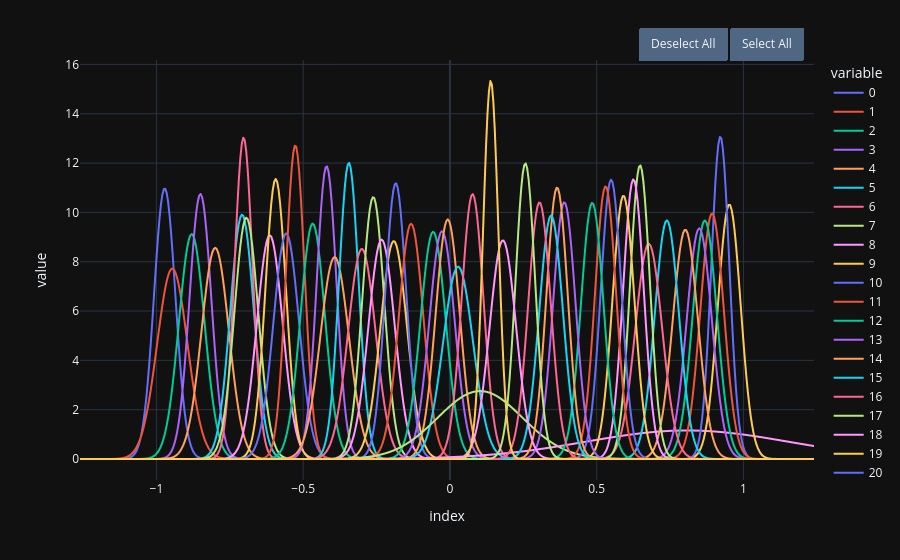
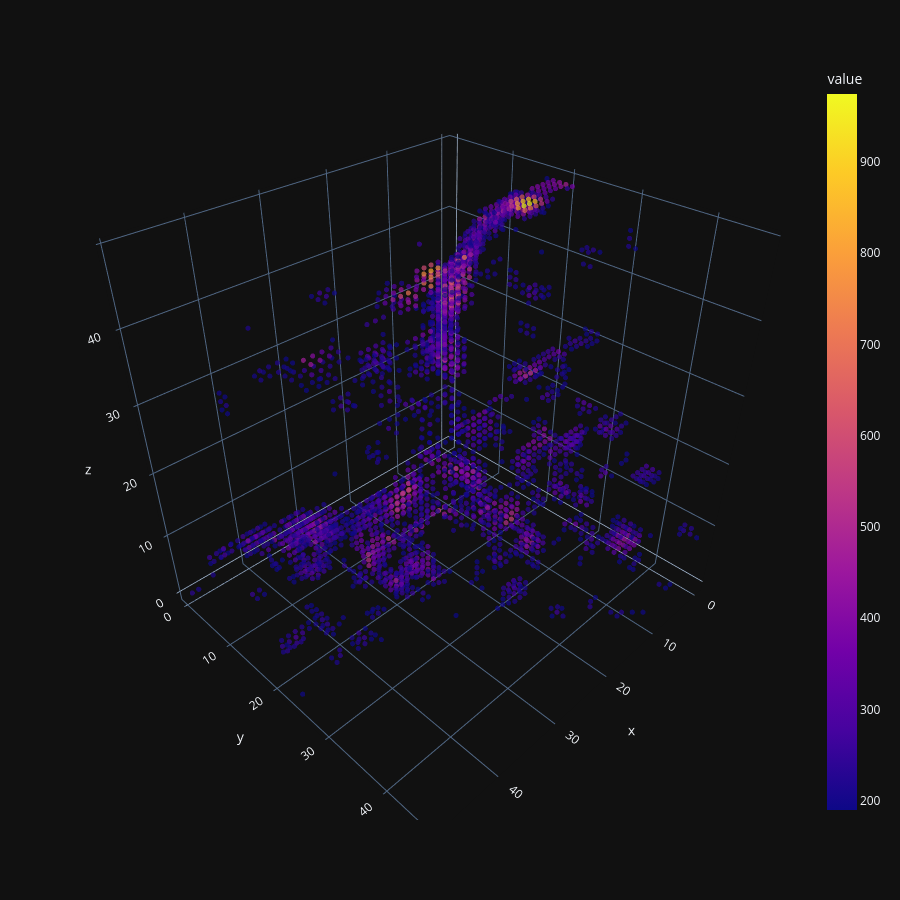

Notebook code cell kept with these figures, in order:
### Code cell
#spn.plot_som(som_1, True)
spn.plot_som(som_2, True)
#spn.plot_hcm(correlation_matrix)
spn.plot_hcm(correlation_matrix, filter_start=190, height=900)

### Figure 1 — Plotly figure (JSON) as saved in the notebook; plotly's stock layout.template omitted (floating-point values rounded to 4 significant figures; data arrays with more than 128 entries replaced by an {"elided": "..."} marker saying what was removed)
{"data": [{"hovertemplate": "variable=0<br>index=%{x}<br>value=%{y}<extra></extra>", "legendgroup": "0", "line": {"color": "#636efa", "dash": "solid"}, "marker": {"symbol": "circle"}, "mode": "lines", "name": "0", "showlegend": true, "x": {"elided": "500 float values"}, "xaxis": "x", "y": {"elided": "500 float values"}, "yaxis": "y", "type": "scattergl"}, {"hovertemplate": "variable=1<br>index=%{x}<br>value=%{y}<extra></extra>", "legendgroup": "1", "line": {"color": "#EF553B", "dash": "solid"}, "marker": {"symbol": "circle"}, "mode": "lines", "name": "1", "showlegend": true, "x": {"elided": "500 float values"}, "xaxis": "x", "y": {"elided": "500 float values"}, "yaxis": "y", "type": "scattergl"}, {"hovertemplate": "variable=2<br>index=%{x}<br>value=%{y}<extra></extra>", "legendgroup": "2", "line": {"color": "#00cc96", "dash": "solid"}, "marker": {"symbol": "circle"}, "mode": "lines", "name": "2", "showlegend": true, "x": {"elided": "500 float values"}, "xaxis": "x", "y": {"elided": "500 float values"}, "yaxis": "y", "type": "scattergl"}, {"hovertemplate": "variable=3<br>index=%{x}<br>value=%{y}<extra></extra>", "legendgroup": "3", "line": {"color": "#ab63fa", "dash": "solid"}, "marker": {"symbol": "circle"}, "mode": "lines", "name": "3", "showlegend": true, "x": {"elided": "500 float values"}, "xaxis": "x", "y": {"elided": "500 float values"}, "yaxis": "y", "type": "scattergl"}, {"hovertemplate": "variable=4<br>index=%{x}<br>value=%{y}<extra></extra>", "legendgroup": "4", "line": {"color": "#FFA15A", "dash": "solid"}, "marker": {"symbol": "circle"}, "mode": "lines", "name": "4", "showlegend": true, "x": {"elided": "500 float values"}, "xaxis": "x", "y": {"elided": "500 float values"}, "yaxis": "y", "type": "scattergl"}, {"hovertemplate": "variable=5<br>index=%{x}<br>value=%{y}<extra></extra>", "legendgroup": "5", "line": {"color": "#19d3f3", "dash": "solid"}, "marker": {"symbol": "circle"}, "mode": "lines", "name": "5", "showlegend": true, "x": {"elided": "500 float values"}, "xaxis": "x", "y": {"elided": "500 float values"}, "yaxis": "y", "type": "scattergl"}, {"hovertemplate": "variable=6<br>index=%{x}<br>value=%{y}<extra></extra>", "legendgroup": "6", "line": {"color": "#FF6692", "dash": "solid"}, "marker": {"symbol": "circle"}, "mode": "lines", "name": "6", "showlegend": true, "x": {"elided": "500 float values"}, "xaxis": "x", "y": {"elided": "500 float values"}, "yaxis": "y", "type": "scattergl"}, {"hovertemplate": "variable=7<br>index=%{x}<br>value=%{y}<extra></extra>", "legendgroup": "7", "line": {"color": "#B6E880", "dash": "solid"}, "marker": {"symbol": "circle"}, "mode": "lines", "name": "7", "showlegend": true, "x": {"elided": "500 float values"}, "xaxis": "x", "y": {"elided": "500 float values"}, "yaxis": "y", "type": "scattergl"}, {"hovertemplate": "variable=8<br>index=%{x}<br>value=%{y}<extra></extra>", "legendgroup": "8", "line": {"color": "#FF97FF", "dash": "solid"}, "marker": {"symbol": "circle"}, "mode": "lines", "name": "8", "showlegend": true, "x": {"elided": "500 float values"}, "xaxis": "x", "y": {"elided": "500 float values"}, "yaxis": "y", "type": "scattergl"}, {"hovertemplate": "variable=9<br>index=%{x}<br>value=%{y}<extra></extra>", "legendgroup": "9", "line": {"color": "#FECB52", "dash": "solid"}, "marker": {"symbol": "circle"}, "mode": "lines", "name": "9", "showlegend": true, "x": {"elided": "500 float values"}, "xaxis": "x", "y": {"elided": "500 float values"}, "yaxis": "y", "type": "scattergl"}, {"hovertemplate": "variable=10<br>index=%{x}<br>value=%{y}<extra></extra>", "legendgroup": "10", "line": {"color": "#636efa", "dash": "solid"}, "marker": {"symbol": "circle"}, "mode": "lines", "name": "10", "showlegend": true, "x": {"elided": "500 float values"}, "xaxis": "x", "y": {"elided": "500 float values"}, "yaxis": "y", "type": "scattergl"}, {"hovertemplate": "variable=11<br>index=%{x}<br>value=%{y}<extra></extra>", "legendgroup": "11", "line": {"color": "#EF553B", "dash": "solid"}, "marker": {"symbol": "circle"}, "mode": "lines", "name": "11", "showlegend": true, "x": {"elided": "500 float values"}, "xaxis": "x", "y": {"elided": "500 float values"}, "yaxis": "y", "type": "scattergl"}, {"hovertemplate": "variable=12<br>index=%{x}<br>value=%{y}<extra></extra>", "legendgroup": "12", "line": {"color": "#00cc96", "dash": "solid"}, "marker": {"symbol": "circle"}, "mode": "lines", "name": "12", "showlegend": true, "x": {"elided": "500 float values"}, "xaxis": "x", "y": {"elided": "500 float values"}, "yaxis": "y", "type": "scattergl"}, {"hovertemplate": "variable=13<br>index=%{x}<br>value=%{y}<extra></extra>", "legendgroup": "13", "line": {"color": "#ab63fa", "dash": "solid"}, "marker": {"symbol": "circle"}, "mode": "lines", "name": "13", "showlegend": true, "x": {"elided": "500 float values"}, "xaxis": "x", "y": {"elided": "500 float values"}, "yaxis": "y", "type": "scattergl"}, {"hovertemplate": "variable=14<br>index=%{x}<br>value=%{y}<extra></extra>", "legendgroup": "14", "line": {"color": "#FFA15A", "dash": "solid"}, "marker": {"symbol": "circle"}, "mode": "lines", "name": "14", "showlegend": true, "x": {"elided": "500 float values"}, "xaxis": "x", "y": {"elided": "500 float values"}, "yaxis": "y", "type": "scattergl"}, {"hovertemplate": "variable=15<br>index=%{x}<br>value=%{y}<extra></extra>", "legendgroup": "15", "line": {"color": "#19d3f3", "dash": "solid"}, "marker": {"symbol": "circle"}, "mode": "lines", "name": "15", "showlegend": true, "x": {"elided": "500 float values"}, "xaxis": "x", "y": {"elided": "500 float values"}, "yaxis": "y", "type": "scattergl"}, {"hovertemplate": "variable=16<br>index=%{x}<br>value=%{y}<extra></extra>", "legendgroup": "16", "line": {"color": "#FF6692", "dash": "solid"}, "marker": {"symbol": "circle"}, "mode": "lines", "name": "16", "showlegend": true, "x": {"elided": "500 float values"}, "xaxis": "x", "y": {"elided": "500 float values"}, "yaxis": "y", "type": "scattergl"}, {"hovertemplate": "variable=17<br>index=%{x}<br>value=%{y}<extra></extra>", "legendgroup": "17", "line": {"color": "#B6E880", "dash": "solid"}, "marker": {"symbol": "circle"}, "mode": "lines", "name": "17", "showlegend": true, "x": {"elided": "500 float values"}, "xaxis": "x", "y": {"elided": "500 float values"}, "yaxis": "y", "type": "scattergl"}, {"hovertemplate": "variable=18<br>index=%{x}<br>value=%{y}<extra></extra>", "legendgroup": "18", "line": {"color": "#FF97FF", "dash": "solid"}, "marker": {"symbol": "circle"}, "mode": "lines", "name": "18", "showlegend": true, "x": {"elided": "500 float values"}, "xaxis": "x", "y": {"elided": "500 float values"}, "yaxis": "y", "type": "scattergl"}, {"hovertemplate": "variable=19<br>index=%{x}<br>value=%{y}<extra></extra>", "legendgroup": "19", "line": {"color": "#FECB52", "dash": "solid"}, "marker": {"symbol": "circle"}, "mode": "lines", "name": "19", "showlegend": true, "x": {"elided": "500 float values"}, "xaxis": "x", "y": {"elided": "500 float values"}, "yaxis": "y", "type": "scattergl"}, {"hovertemplate": "variable=20<br>index=%{x}<br>value=%{y}<extra></extra>", "legendgroup": "20", "line": {"color": "#636efa", "dash": "solid"}, "marker": {"symbol": "circle"}, "mode": "lines", "name": "20", "showlegend": true, "x": {"elided": "500 float values"}, "xaxis": "x", "y": {"elided": "500 float values"}, "yaxis": "y", "type": "scattergl"}, {"hovertemplate": "variable=21<br>index=%{x}<br>value=%{y}<extra></extra>", "legendgroup": "21", "line": {"color": "#EF553B", "dash": "solid"}, "marker": {"symbol": "circle"}, "mode": "lines", "name": "21", "showlegend": true, "x": {"elided": "500 float values"}, "xaxis": "x", "y": {"elided": "500 float values"}, "yaxis": "y", "type": "scattergl"}, {"hovertemplate": "variable=22<br>index=%{x}<br>value=%{y}<extra></extra>", "legendgroup": "22", "line": {"color": "#00cc96", "dash": "solid"}, "marker": {"symbol": "circle"}, "mode": "lines", "name": "22", "showlegend": true, "x": {"elided": "500 float values"}, "xaxis": "x", "y": {"elided": "500 float values"}, "yaxis": "y", "type": "scattergl"}, {"hovertemplate": "variable=23<br>index=%{x}<br>value=%{y}<extra></extra>", "legendgroup": "23", "line": {"color": "#ab63fa", "dash": "solid"}, "marker": {"symbol": "circle"}, "mode": "lines", "name": "23", "showlegend": true, "x": {"elided": "500 float values"}, "xaxis": "x", "y": {"elided": "500 float values"}, "yaxis": "y", "type": "scattergl"}, {"hovertemplate": "variable=24<br>index=%{x}<br>value=%{y}<extra></extra>", "legendgroup": "24", "line": {"color": "#FFA15A", "dash": "solid"}, "marker": {"symbol": "circle"}, "mode": "lines", "name": "24", "showlegend": true, "x": {"elided": "500 float values"}, "xaxis": "x", "y": {"elided": "500 float values"}, "yaxis": "y", "type": "scattergl"}, {"hovertemplate": "variable=25<br>index=%{x}<br>value=%{y}<extra></extra>", "legendgroup": "25", "line": {"color": "#19d3f3", "dash": "solid"}, "marker": {"symbol": "circle"}, "mode": "lines", "name": "25", "showlegend": true, "x": {"elided": "500 float values"}, "xaxis": "x", "y": {"elided": "500 float values"}, "yaxis": "y", "type": "scattergl"}, {"hovertemplate": "variable=26<br>index=%{x}<br>value=%{y}<extra></extra>", "legendgroup": "26", "line": {"color": "#FF6692", "dash": "solid"}, "marker": {"symbol": "circle"}, "mode": "lines", "name": "26", "showlegend": true, "x": {"elided": "500 float values"}, "xaxis": "x", "y": {"elided": "500 float values"}, "yaxis": "y", "type": "scattergl"}, {"hovertemplate": "variable=27<br>index=%{x}<br>value=%{y}<extra></extra>", "legendgroup": "27", "line": {"color": "#B6E880", "dash": "solid"}, "marker": {"symbol": "circle"}, "mode": "lines", "name": "27", "showlegend": true, "x": {"elided": "500 float values"}, "xaxis": "x", "y": {"elided": "500 float values"}, "yaxis": "y", "type": "scattergl"}, {"hovertemplate": "variable=28<br>index=%{x}<br>value=%{y}<extra></extra>", "legendgroup": "28", "line": {"color": "#FF97FF", "dash": "solid"}, "marker": {"symbol": "circle"}, "mode": "lines", "name": "28", "showlegend": true, "x": {"elided": "500 float values"}, "xaxis": "x", "y": {"elided": "500 float values"}, "yaxis": "y", "type": "scattergl"}, {"hovertemplate": "variable=29<br>index=%{x}<br>value=%{y}<extra></extra>", "legendgroup": "29", "line": {"color": "#FECB52", "dash": "solid"}, "marker": {"symbol": "circle"}, "mode": "lines", "name": "29", "showlegend": true, "x": {"elided": "500 float values"}, "xaxis": "x", "y": {"elided": "500 float values"}, "yaxis": "y", "type": "scattergl"}, {"hovertemplate": "variable=30<br>index=%{x}<br>value=%{y}<extra></extra>", "legendgroup": "30", "line": {"color": "#636efa", "dash": "solid"}, "marker": {"symbol": "circle"}, "mode": "lines", "name": "30", "showlegend": true, "x": {"elided": "500 float values"}, "xaxis": "x", "y": {"elided": "500 float values"}, "yaxis": "y", "type": "scattergl"}, {"hovertemplate": "variable=31<br>index=%{x}<br>value=%{y}<extra></extra>", "legendgroup": "31", "line": {"color": "#EF553B", "dash": "solid"}, "marker": {"symbol": "circle"}, "mode": "lines", "name": "31", "showlegend": true, "x": {"elided": "500 float values"}, "xaxis": "x", "y": {"elided": "500 float values"}, "yaxis": "y", "type": "scattergl"}, {"hovertemplate": "variable=32<br>index=%{x}<br>value=%{y}<extra></extra>", "legendgroup": "32", "line": {"color": "#00cc96", "dash": "solid"}, "marker": {"symbol": "circle"}, "mode": "lines", "name": "32", "showlegend": true, "x": {"elided": "500 float values"}, "xaxis": "x", "y": {"elided": "500 float values"}, "yaxis": "y", "type": "scattergl"}, {"hovertemplate": "variable=33<br>index=%{x}<br>value=%{y}<extra></extra>", "legendgroup": "33", "line": {"color": "#ab63fa", "dash": "solid"}, "marker": {"symbol": "circle"}, "mode": "lines", "name": "33", "showlegend": true, "x": {"elided": "500 float values"}, "xaxis": "x", "y": {"elided": "500 float values"}, "yaxis": "y", "type": "scattergl"}, {"hovertemplate": "variable=34<br>index=%{x}<br>value=%{y}<extra></extra>", "legendgroup": "34", "line": {"color": "#FFA15A", "dash": "solid"}, "marker": {"symbol": "circle"}, "mode": "lines", "name": "34", "showlegend": true, "x": {"elided": "500 float values"}, "xaxis": "x", "y": {"elided": "500 float values"}, "yaxis": "y", "type": "scattergl"}, {"hovertemplate": "variable=35<br>index=%{x}<br>value=%{y}<extra></extra>", "legendgroup": "35", "line": {"color": "#19d3f3", "dash": "solid"}, "marker": {"symbol": "circle"}, "mode": "lines", "name": "35", "showlegend": true, "x": {"elided": "500 float values"}, "xaxis": "x", "y": {"elided": "500 float values"}, "yaxis": "y", "type": "scattergl"}, {"hovertemplate": "variable=36<br>index=%{x}<br>value=%{y}<extra></extra>", "legendgroup": "36", "line": {"color": "#FF6692", "dash": "solid"}, "marker": {"symbol": "circle"}, "mode": "lines", "name": "36", "showlegend": true, "x": {"elided": "500 float values"}, "xaxis": "x", "y": {"elided": "500 float values"}, "yaxis": "y", "type": "scattergl"}, {"hovertemplate": "variable=37<br>index=%{x}<br>value=%{y}<extra></extra>", "legendgroup": "37", "line": {"color": "#B6E880", "dash": "solid"}, "marker": {"symbol": "circle"}, "mode": "lines", "name": "37", "showlegend": true, "x": {"elided": "500 float values"}, "xaxis": "x", "y": {"elided": "500 float values"}, "yaxis": "y", "type": "scattergl"}, {"hovertemplate": "variable=38<br>index=%{x}<br>value=%{y}<extra></extra>", "legendgroup": "38", "line": {"color": "#FF97FF", "dash": "solid"}, "marker": {"symbol": "circle"}, "mode": "lines", "name": "38", "showlegend": true, "x": {"elided": "500 float values"}, "xaxis": "x", "y": {"elided": "500 float values"}, "yaxis": "y", "type": "scattergl"}, {"hovertemplate": "variable=39<br>index=%{x}<br>value=%{y}<extra></extra>", "legendgroup": "39", "line": {"color": "#FECB52", "dash": "solid"}, "marker": {"symbol": "circle"}, "mode": "lines", "name": "39", "showlegend": true, "x": {"elided": "500 float values"}, "xaxis": "x", "y": {"elided": "500 float values"}, "yaxis": "y", "type": "scattergl"}, {"hovertemplate": "variable=40<br>index=%{x}<br>value=%{y}<extra></extra>", "legendgroup": "40", "line": {"color": "#636efa", "dash": "solid"}, "marker": {"symbol": "circle"}, "mode": "lines", "name": "40", "showlegend": true, "x": {"elided": "500 float values"}, "xaxis": "x", "y": {"elided": "500 float values"}, "yaxis": "y", "type": "scattergl"}, {"hovertemplate": "variable=41<br>index=%{x}<br>value=%{y}<extra></extra>", "legendgroup": "41", "line": {"color": "#EF553B", "dash": "solid"}, "marker": {"symbol": "circle"}, "mode": "lines", "name": "41", "showlegend": true, "x": {"elided": "500 float values"}, "xaxis": "x", "y": {"elided": "500 float values"}, "yaxis": "y", "type": "scattergl"}, {"hovertemplate": "variable=42<br>index=%{x}<br>value=%{y}<extra></extra>", "legendgroup": "42", "line": {"color": "#00cc96", "dash": "solid"}, "marker": {"symbol": "circle"}, "mode": "lines", "name": "42", "showlegend": true, "x": {"elided": "500 float values"}, "xaxis": "x", "y": {"elided": "500 float values"}, "yaxis": "y", "type": "scattergl"}, {"hovertemplate": "variable=43<br>index=%{x}<br>value=%{y}<extra></extra>", "legendgroup": "43", "line": {"color": "#ab63fa", "dash": "solid"}, "marker": {"symbol": "circle"}, "mode": "lines", "name": "43", "showlegend": true, "x": {"elided": "500 float values"}, "xaxis": "x", "y": {"elided": "500 float values"}, "yaxis": "y", "type": "scattergl"}, {"hovertemplate": "variable=44<br>index=%{x}<br>value=%{y}<extra></extra>", "legendgroup": "44", "line": {"color": "#FFA15A", "dash": "solid"}, "marker": {"symbol": "circle"}, "mode": "lines", "name": "44", "showlegend": true, "x": {"elided": "500 float values"}, "xaxis": "x", "y": {"elided": "500 float values"}, "yaxis": "y", "type": "scattergl"}, {"hovertemplate": "variable=45<br>index=%{x}<br>value=%{y}<extra></extra>", "legendgroup": "45", "line": {"color": "#19d3f3", "dash": "solid"}, "marker": {"symbol": "circle"}, "mode": "lines", "name": "45", "showlegend": true, "x": {"elided": "500 float values"}, "xaxis": "x", "y": {"elided": "500 float values"}, "yaxis": "y", "type": "scattergl"}, {"hovertemplate": "variable=46<br>index=%{x}<br>value=%{y}<extra></extra>", "legendgroup": "46", "line": {"color": "#FF6692", "dash": "solid"}, "marker": {"symbol": "circle"}, "mode": "lines", "name": "46", "showlegend": true, "x": {"elided": "500 float values"}, "xaxis": "x", "y": {"elided": "500 float values"}, "yaxis": "y", "type": "scattergl"}, {"hovertemplate": "variable=47<br>index=%{x}<br>value=%{y}<extra></extra>", "legendgroup": "47", "line": {"color": "#B6E880", "dash": "solid"}, "marker": {"symbol": "circle"}, "mode": "lines", "name": "47", "showlegend": true, "x": {"elided": "500 float values"}, "xaxis": "x", "y": {"elided": "500 float values"}, "yaxis": "y", "type": "scattergl"}, {"hovertemplate": "variable=48<br>index=%{x}<br>value=%{y}<extra></extra>", "legendgroup": "48", "line": {"color": "#FF97FF", "dash": "solid"}, "marker": {"symbol": "circle"}, "mode": "lines", "name": "48", "showlegend": true, "x": {"elided": "500 float values"}, "xaxis": "x", "y": {"elided": "500 float values"}, "yaxis": "y", "type": "scattergl"}, {"hovertemplate": "variable=49<br>index=%{x}<br>value=%{y}<extra></extra>", "legendgroup": "49", "line": {"color": "#FECB52", "dash": "solid"}, "marker": {"symbol": "circle"}, "mode": "lines", "name": "49", "showlegend": true, "x": {"elided": "500 float values"}, "xaxis": "x", "y": {"elided": "500 float values"}, "yaxis": "y", "type": "scattergl"}], "layout": {"xaxis": {"anchor": "y", "domain": [0.0, 1.0], "title": {"text": "index"}}, "yaxis": {"anchor": "x", "domain": [0.0, 1.0], "title": {"text": "value"}}, "legend": {"title": {"text": "variable"}, "tracegroupgap": 0}, "margin": {"t": 60}, "updatemenus": [{"buttons": [{"args": ["visible", "legendonly"], "label": "Deselect All", "method": "restyle"}, {"args": ["visible", true], "label": "Select All", "method": "restyle"}], "direction": "left", "pad": {"r": 10, "t": 10}, "showactive": false, "type": "buttons", "x": 1, "xanchor": "right", "y": 1.1, "yanchor": "top"}]}}

### Figure 2 — Plotly figure (JSON) as saved in the notebook; plotly's stock layout.template omitted (floating-point values rounded to 4 significant figures; data arrays with more than 128 entries replaced by an {"elided": "..."} marker saying what was removed)
{"data": [{"hovertemplate": "x=%{x}<br>y=%{y}<br>z=%{z}<br>value=%{marker.color}<extra></extra>", "legendgroup": "", "marker": {"color": {"elided": "2856 float values"}, "coloraxis": "coloraxis", "opacity": 0.7, "symbol": "circle", "size": 3}, "mode": "markers", "name": "", "scene": "scene", "showlegend": false, "x": {"elided": "2856 int values"}, "y": {"elided": "2856 int values"}, "z": {"elided": "2856 int values"}, "type": "scatter3d"}], "layout": {"scene": {"domain": {"x": [0.0, 1.0], "y": [0.0, 1.0]}, "xaxis": {"title": {"text": "x"}}, "yaxis": {"title": {"text": "y"}}, "zaxis": {"title": {"text": "z"}}}, "coloraxis": {"colorbar": {"title": {"text": "value"}}, "colorscale": [[0.0, "#0d0887"], [0.1111, "#46039f"], [0.2222, "#7201a8"], [0.3333, "#9c179e"], [0.4444, "#bd3786"], [0.5556, "#d8576b"], [0.6667, "#ed7953"], [0.7778, "#fb9f3a"], [0.8889, "#fdca26"], [1.0, "#f0f921"]]}, "legend": {"tracegroupgap": 0}, "margin": {"t": 60}, "height": 900}}
